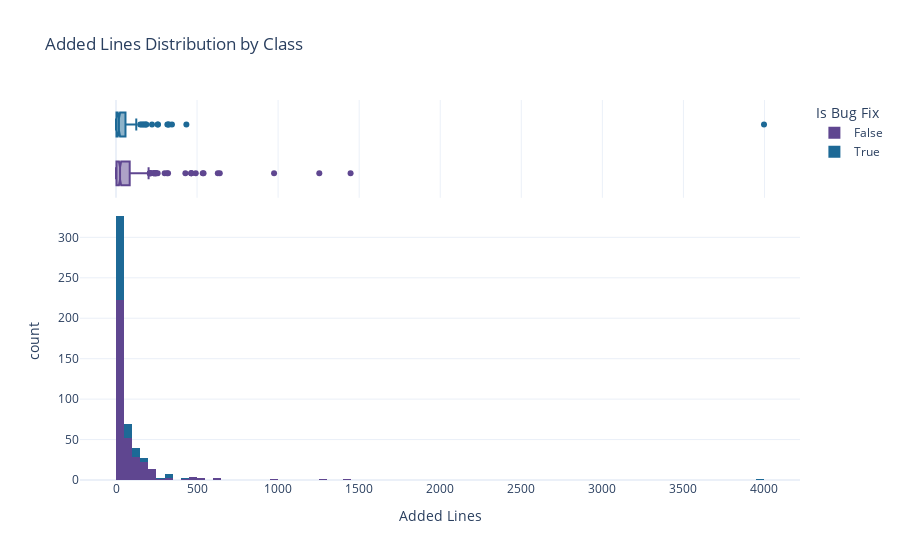

Notebook cell for this chart:
### Markdown cell above
### Lines Added / Deleted / Modified

### Code cell
px.histogram(df, x='Added Lines', marginal='box', color='Is Bug Fix', 
             labels=common_labels, hover_data=common_hover_info, title='Added Lines Distribution by Class')

### Figure 1 — Plotly figure (JSON) as saved in the notebook; plotly's stock layout.template omitted (floating-point values rounded to 4 significant figures; data arrays with more than 128 entries replaced by an {"elided": "..."} marker saying what was removed)
{"data": [{"alignmentgroup": "True", "bingroup": "x", "hovertemplate": "Is Bug Fix=False<br>Added Lines=%{x}<br>count=%{y}<extra></extra>", "legendgroup": "False", "marker": {"color": "rgb(95, 70, 144)", "pattern": {"shape": ""}}, "name": "False", "offsetgroup": "False", "orientation": "v", "showlegend": true, "type": "histogram", "x": {"elided": "355 int values"}, "xaxis": "x", "yaxis": "y"}, {"alignmentgroup": "True", "customdata": {"elided": "355x8 mixed values"}, "hovertemplate": "Is Bug Fix=%{customdata[7]}<br>Added Lines=%{x}<br>Message=%{customdata[0]}<br>Repository=%{customdata[1]}<br>Modified Files=%{customdata[2]}<br>Added Files=%{customdata[3]}<br>Deleted Files=%{customdata[4]}<br>Deleted Lines=%{customdata[5]}<br>Net Lines=%{customdata[6]}<extra></extra>", "legendgroup": "False", "marker": {"color": "rgb(95, 70, 144)"}, "name": "False", "notched": true, "offsetgroup": "False", "showlegend": false, "type": "box", "x": {"elided": "355 int values"}, "xaxis": "x2", "yaxis": "y2"}, {"alignmentgroup": "True", "bingroup": "x", "hovertemplate": "Is Bug Fix=True<br>Added Lines=%{x}<br>count=%{y}<extra></extra>", "legendgroup": "True", "marker": {"color": "rgb(29, 105, 150)", "pattern": {"shape": ""}}, "name": "True", "offsetgroup": "True", "orientation": "v", "showlegend": true, "type": "histogram", "x": {"elided": "145 int values"}, "xaxis": "x", "yaxis": "y"}, {"alignmentgroup": "True", "customdata": {"elided": "145x8 mixed values"}, "hovertemplate": "Is Bug Fix=%{customdata[7]}<br>Added Lines=%{x}<br>Message=%{customdata[0]}<br>Repository=%{customdata[1]}<br>Modified Files=%{customdata[2]}<br>Added Files=%{customdata[3]}<br>Deleted Files=%{customdata[4]}<br>Deleted Lines=%{customdata[5]}<br>Net Lines=%{customdata[6]}<extra></extra>", "legendgroup": "True", "marker": {"color": "rgb(29, 105, 150)"}, "name": "True", "notched": true, "offsetgroup": "True", "showlegend": false, "type": "box", "x": {"elided": "145 int values"}, "xaxis": "x2", "yaxis": "y2"}], "layout": {"barmode": "relative", "legend": {"title": {"text": "Is Bug Fix"}, "tracegroupgap": 0}, "title": {"text": "Added Lines Distribution by Class"}, "xaxis": {"anchor": "y", "domain": [0, 1], "title": {"text": "Added Lines"}}, "xaxis2": {"anchor": "y2", "domain": [0, 1], "matches": "x", "showgrid": true, "showticklabels": false}, "yaxis": {"anchor": "x", "domain": [0, 0.7326], "title": {"text": "count"}}, "yaxis2": {"anchor": "x2", "domain": [0.7426, 1], "matches": "y2", "showgrid": false, "showline": false, "showticklabels": false, "ticks": ""}}}
